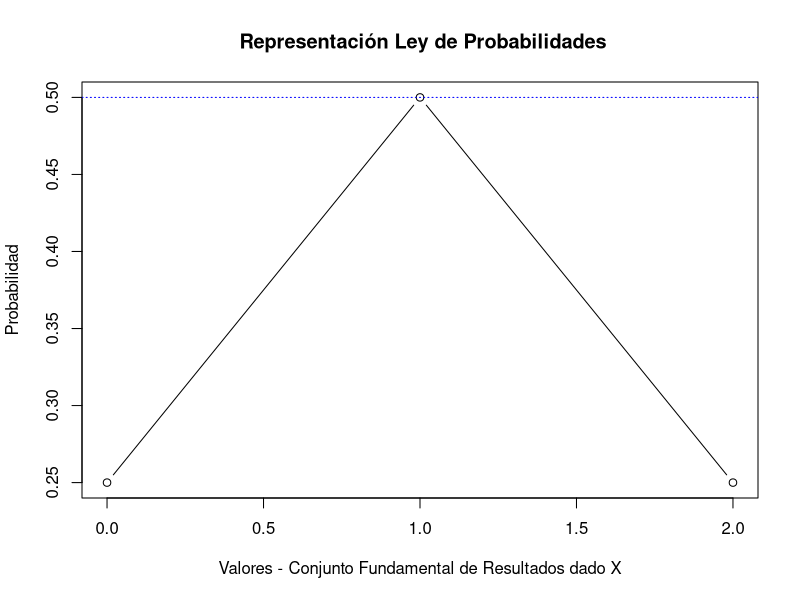
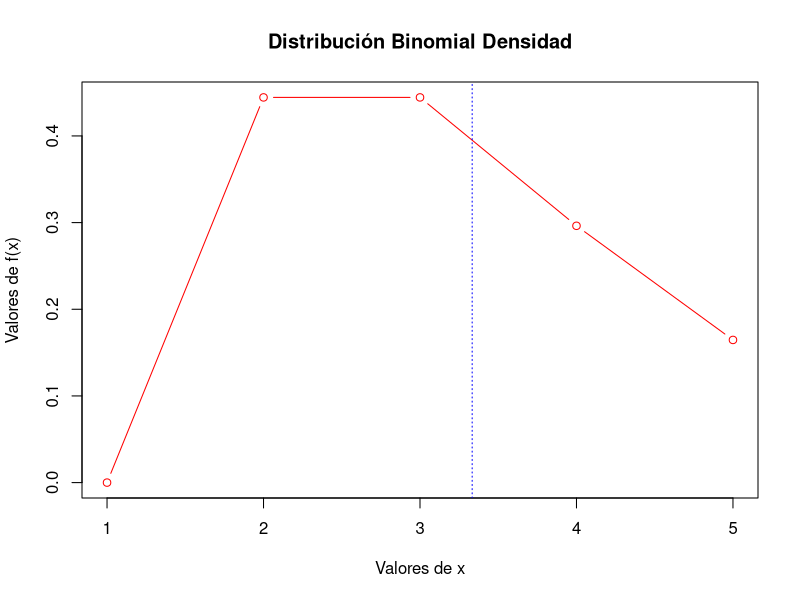
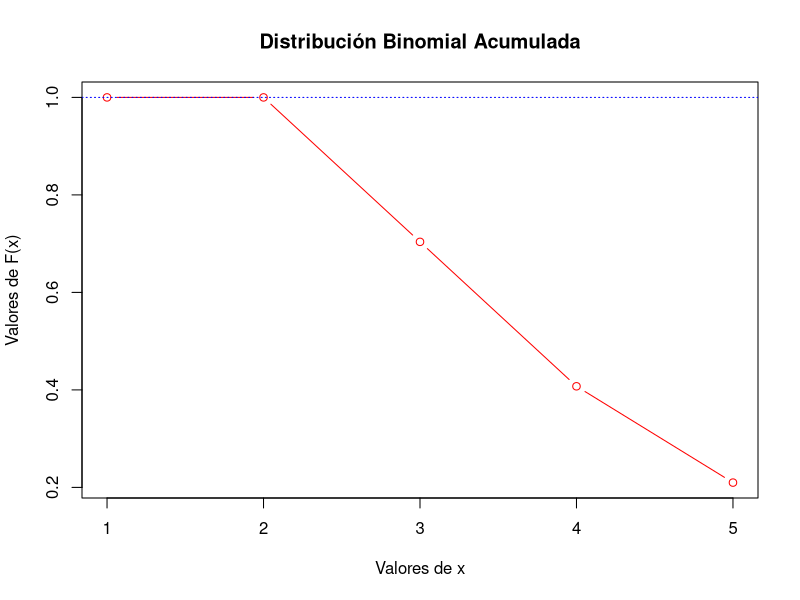
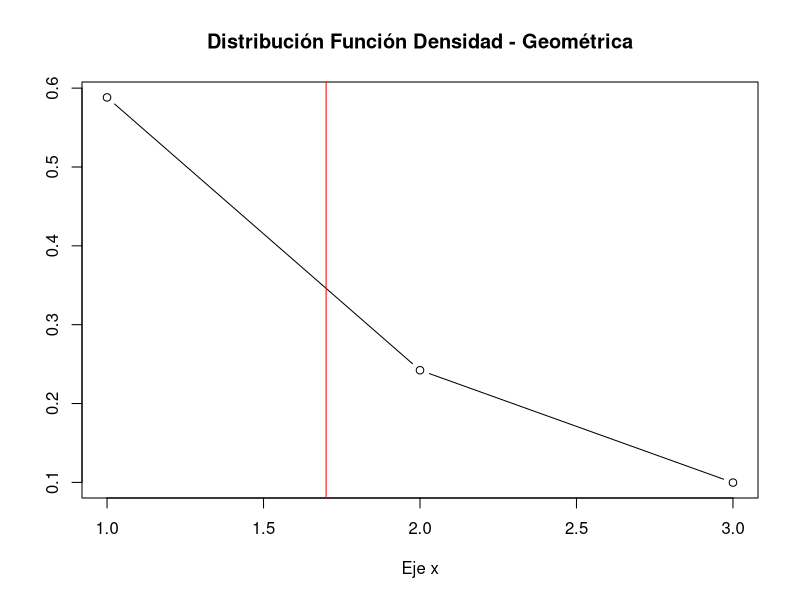
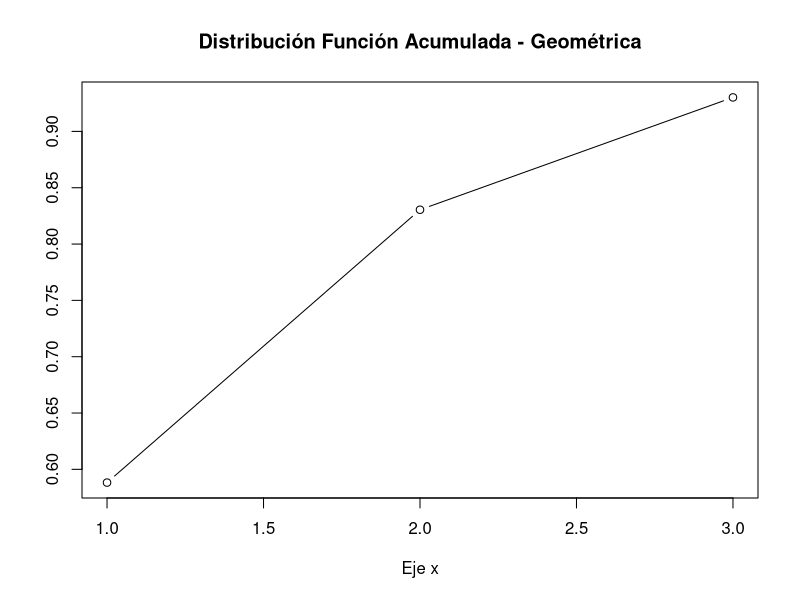
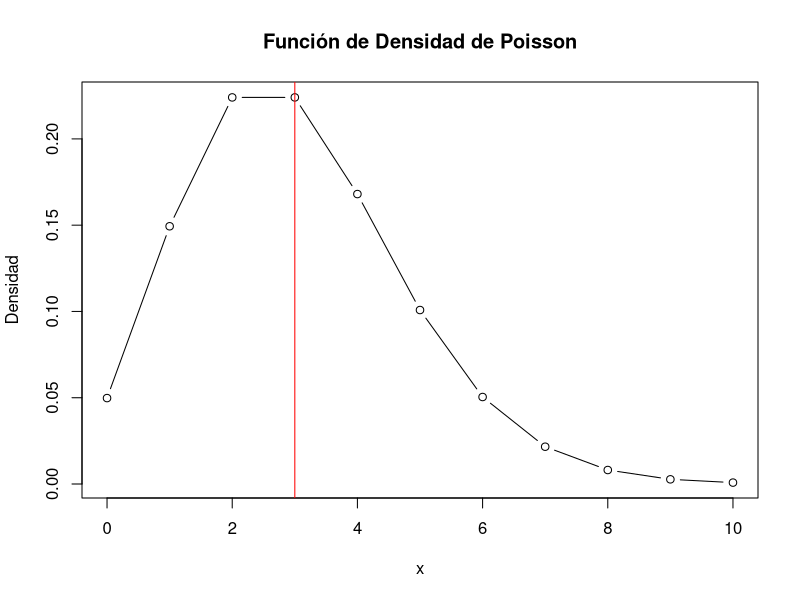
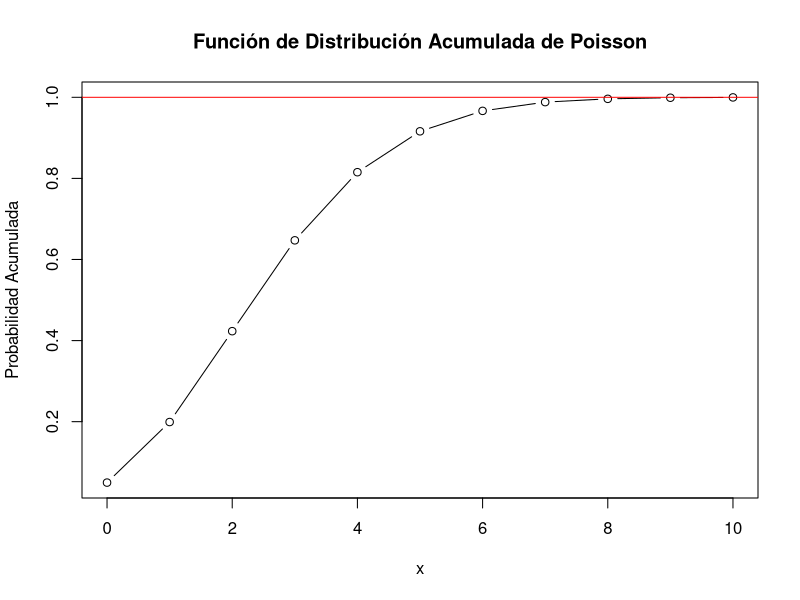
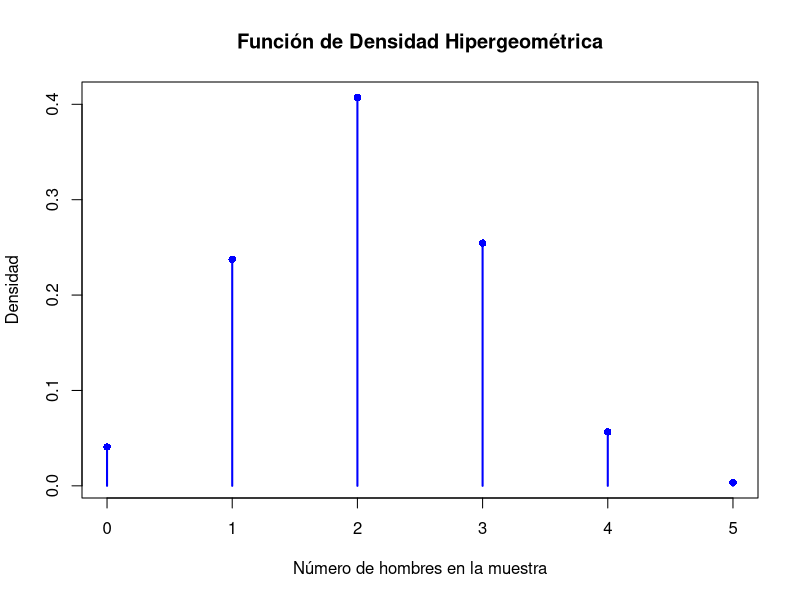

Here is the R script that generated these plots, in order:
## ---- chunk 1
# Generando los valores
x <- c(0, 1, 2)
y <- c(1/4,1/2,1/4)

# Generando la gráfica
plot(x, y, main = " Representación Ley de Probabilidades",
     xlab = "Valores - Conjunto Fundamental de Resultados dado X",
     ylab = "Probabilidad",
     type = "b", col = "black")
abline(h = 0.5, lty = 3, col = "blue")

## ---- chunk 2
# Cálculo de probabilidad, con función de R
  # Datos
    n <- 5
    p <- 10/15
    x <- 2
    
cat( "El valor de la probabilidad es: ",dbinom(x, n, p))
cat("La Esperanza Matemática es:", n*p)

# Gráfica de Distribución Binomial Densidad
plot(1:n, dbinom(x, 1:n, p), main = "Distribución Binomial Densidad",
     xlab = "Valores de x", ylab = "Valores de f(x)",
     type = "b", col = "red")
abline(v = n*p, lty = 3, col = "blue")

# Gráfica de Distribución Binomial Acumulada
plot(1:n, pbinom(x, 1:n, p), main = "Distribución Binomial Acumulada",
     xlab = "Valores de x", ylab = "Valores de F(x)",
     type = "b", col = "red")
abline(h = 1, lty = 3, col = "blue")


## ---- chunk 3
# Probabilidad de mujeres 10/17
  # Usaremos la función por defecto en R
dgeom(x = 3-1, prob = 10/17)

# Al usar la función en R para este distribución. Tener en cuenta su ecuación,
# ya que la función considere 'x' y no 'x-1' como mencionan los textos.

# Grafiquemos
# Función Densidad
x = seq(1,3)
plot(x, y = dgeom(x-1, prob = 10/17),
     main = "Distribución Función Densidad - Geométrica",
     xlab = "Eje x",
     ylab = " ",
     type = "b")
abline(v = 1/(10/17), col = "red")

# Función Acumulada
plot(x, pgeom(x-1, prob = 10/17),
     main = "Distribución Función Acumulada - Geométrica",
     xlab = "Eje x",
     ylab = " ",
     type = "b")
abline(h = 1, col = "red")
## ---- chunk 4
dpois(x = 2, lambda = 3)

# Grafiquemos
# Función Densidad
x <- 0:10  # Valores de x para los que se calculará la densidad de Poisson
lambda <- 3  # Parámetro lambda de la distribución de Poisson
# Calcula la densidad de Poisson para cada valor de x
densidad <- dpois(x, lambda)
# Grafica la función de densidad de Poisson
plot(x, densidad, type = "b", main = "Función de Densidad de Poisson", xlab = "x", ylab = "Densidad")
abline(v = lambda, col = "red")

# Función Acumulada
# Calcula la función de distribución acumulada de Poisson para cada valor de x
acumulada <- ppois(x, lambda)
# Grafica la función de distribución acumulada de Poisson
plot(x, acumulada, type = "b", main = "Función de Distribución Acumulada de Poisson", xlab = "x", ylab = "Probabilidad Acumulada")
abline(h=1, col = "red")
## ---- chunk 5
# Parámetros
n_hombres <- 7
n_mujeres <- 10
total_personas <- n_hombres + n_mujeres
n_seleccionados <- 5
x <- 2  # Número de hombres que queremos en la muestra

# Cálculo de la probabilidad hipergeométrica
probabilidad <- dhyper(x, n_hombres, n_mujeres, n_seleccionados)
probabilidad
## ---- chunk 6
# Gráficas para Dist. Hipergeométrica
# Valores posibles de x (número de hombres en la muestra)
x_vals <- 0:n_seleccionados

# Función de densidad
densidad <- dhyper(x_vals, n_hombres, n_mujeres, n_seleccionados)

# Graficar la función de densidad
plot(x_vals, densidad, type = "h", main = "Función de Densidad Hipergeométrica",
     xlab = "Número de hombres en la muestra", ylab = "Densidad",
     lwd = 2, col = "blue")
points(x_vals, densidad, pch = 16, col = "blue")

# Función de distribución acumulada
acumulada <- phyper(x_vals, n_hombres, n_mujeres, n_seleccionados)

# Graficar la función de distribución acumulada
plot(x_vals, acumulada, type = "s", main = "Función de Distribución Acumulada Hipergeométrica",
     xlab = "Número de hombres en la muestra", ylab = "Probabilidad Acumulada",
     lwd = 2, col = "blue")
points(x_vals, acumulada, pch = 16, col = "blue")

